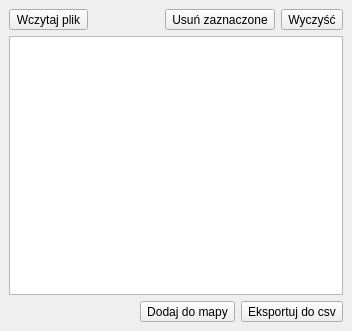
<?xml version="1.0" encoding="UTF-8"?>
<ui version="4.0">
 <class>MetaCheckerDockWidgetBase</class>
 <widget class="QDockWidget" name="MetaCheckerDockWidgetBase">
  <property name="geometry">
   <rect>
    <x>0</x>
    <y>0</y>
    <width>352</width>
    <height>331</height>
   </rect>
  </property>
  <property name="windowTitle">
   <string>Meta Checker</string>
  </property>
  <widget class="QWidget" name="dockWidgetContents">
   <layout class="QVBoxLayout" name="verticalLayout">
    <item>
     <layout class="QHBoxLayout" name="horizontalLayout">
      <item>
       <widget class="QToolButton" name="tbLoad">
        <property name="text">
         <string>Wczytaj plik</string>
        </property>
       </widget>
      </item>
      <item>
       <spacer name="horizontalSpacer">
        <property name="orientation">
         <enum>Qt::Horizontal</enum>
        </property>
        <property name="sizeHint" stdset="0">
         <size>
          <width>40</width>
          <height>20</height>
         </size>
        </property>
       </spacer>
      </item>
      <item>
       <widget class="QToolButton" name="tbRemove">
        <property name="text">
         <string>Usuń zaznaczone</string>
        </property>
       </widget>
      </item>
      <item>
       <widget class="QToolButton" name="tbClear">
        <property name="text">
         <string>Wyczyść</string>
        </property>
       </widget>
      </item>
     </layout>
    </item>
    <item>
     <widget class="QTableView" name="tvFilesMeta">
      <property name="editTriggers">
       <set>QAbstractItemView::NoEditTriggers</set>
      </property>
      <property name="dragDropOverwriteMode">
       <bool>false</bool>
      </property>
      <property name="selectionMode">
       <enum>QAbstractItemView::MultiSelection</enum>
      </property>
      <property name="selectionBehavior">
       <enum>QAbstractItemView::SelectRows</enum>
      </property>
      <attribute name="horizontalHeaderStretchLastSection">
       <bool>true</bool>
      </attribute>
      <attribute name="verticalHeaderStretchLastSection">
       <bool>false</bool>
      </attribute>
     </widget>
    </item>
    <item>
     <layout class="QHBoxLayout" name="horizontalLayout_2">
      <item>
       <spacer name="horizontalSpacer_2">
        <property name="orientation">
         <enum>Qt::Horizontal</enum>
        </property>
        <property name="sizeHint" stdset="0">
         <size>
          <width>40</width>
          <height>20</height>
         </size>
        </property>
       </spacer>
      </item>
      <item>
       <widget class="QToolButton" name="tbLoadQgis">
        <property name="text">
         <string>Dodaj do mapy</string>
        </property>
       </widget>
      </item>
      <item>
       <widget class="QToolButton" name="tbExport">
        <property name="text">
         <string>Eksportuj do csv</string>
        </property>
       </widget>
      </item>
     </layout>
    </item>
   </layout>
  </widget>
 </widget>
 <resources/>
 <connections/>
</ui>
